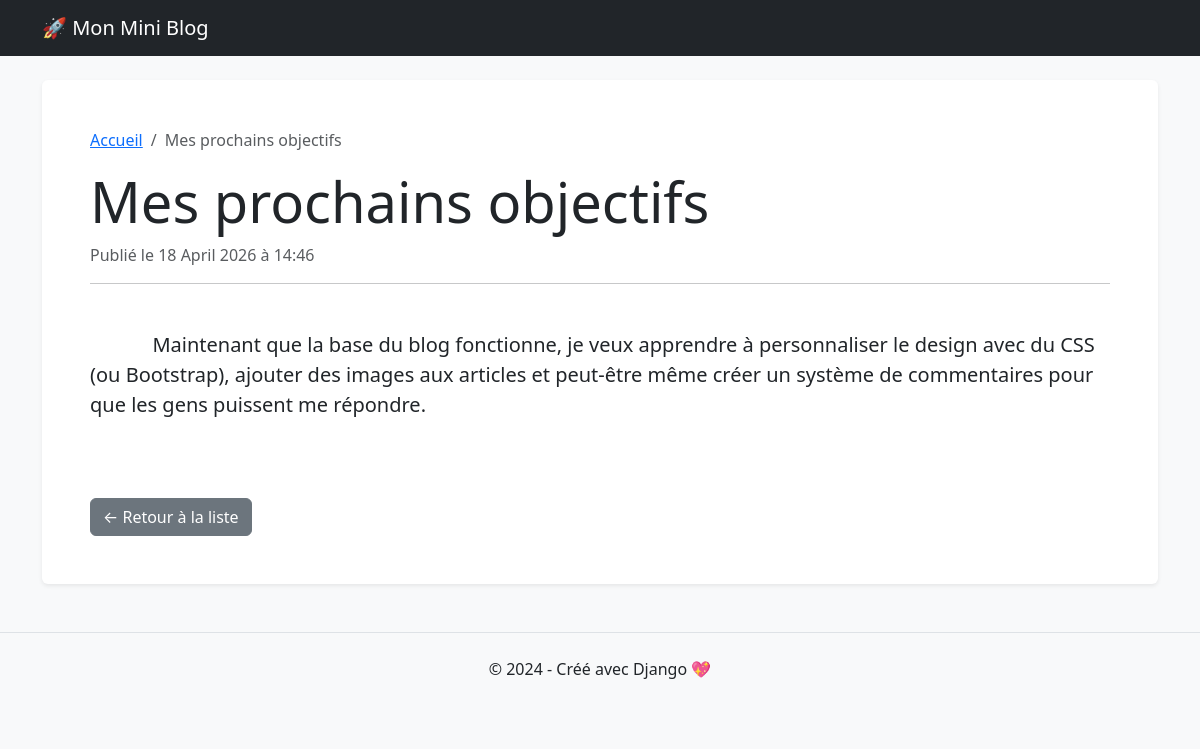
Page /article/3/ on the committed database.
### blog/models.py (models this page shows, shortened)
class Article(models.Model):
    titre = models.CharField(max_length=200) # Un titre court
    contenu = models.TextField()               # Un texte long
    date_publication = models.DateTimeField(auto_now_add=True) # Date automatique

### blog/views.py (the view)
# urls.py: path('article/<int:id>/', views.detail_article, name='detail_article'),
def detail_article(request, id):
    article = get_object_or_404(Article, id=id)
    return render(request, 'blog/detail.html', {'article': article})

### blog/templates/blog/detail.html
{% extends 'blog/base.html' %}
{% block content %}
    <div class="bg-white p-5 rounded shadow-sm">
        <nav aria-label="breadcrumb">
            <ol class="breadcrumb">
                <li class="breadcrumb-item"><a href="{% url 'liste_articles' %}">Accueil</a></li>
                <li class="breadcrumb-item active" aria-current="page">{{ article.titre }}</li>
            </ol>
        </nav>
        <h1 class="display-4">{{ article.titre }}</h1>
        <p class="text-muted">Publié le {{ article.date_publication|date:"d F Y à H:i" }}</p>
        <hr>
        <div class="lead" style="white-space: pre-wrap;">
            {{ article.contenu }}
        </div>
        <div class="mt-5">
            <a href="{% url 'liste_articles' %}" class="btn btn-secondary">&larr; Retour à la liste</a>
        </div>
    </div>
{% endblock %}

### rows in the picture
Article: titre "Mes prochains objectifs", date_publication "18 April 2026 à 14:46", contenu "Maintenant que la base du blog fonctionne, je veux apprendre à personnaliser le design avec du CSS (ou Bootstrap), ajouter des images aux articles et peut-être même créer un système de commentaires pour que les gens puissent me répondre."
